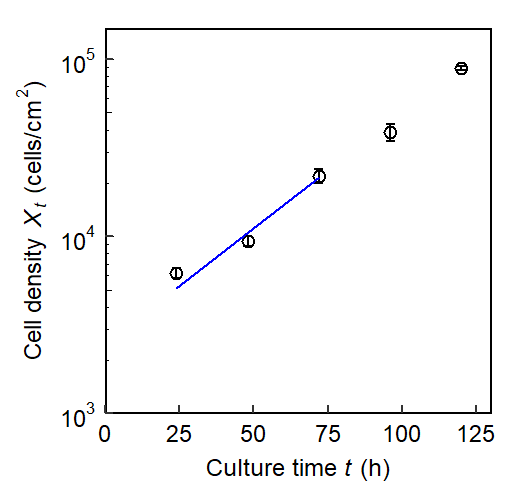

The R source for this figure:
library(ggplot2) # packageVersion("ggplot2") ‘3.4.4’
library(scales)

# 対数グラフの外枠の作成 ####
g <- ggplot() +
  annotation_logticks(sides = "l", size = 0.5) + #対数表示は縦軸，左側のみ軸表示，目盛り線の太さ
  scale_y_log10(limits = c(1e3, 1.5e5), # 軸の範囲
                expand = c(0, 0), # 軸の両端の余白の設定
                breaks = trans_breaks("log10", function(x) 10^x, n = 2), # 主目盛りの数
                labels = trans_format("log10", math_format(10^.x)), # ラベルの表示設定
                oob = oob_keep) + # 範囲外の値の扱い
  scale_x_continuous(limits = c(0, 130), # 軸の範囲
                     expand = c(0, 0), # 軸の両端の余白の設定
                     breaks = seq(0, 125, length = 6), # 主目盛りの数
                     oob = oob_keep) + # 範囲外の値の扱い
  theme(axis.ticks.length = unit(-3, "mm"), # 目盛り線の長さ
        axis.ticks = element_line(linewidth = 1), # 目盛り線の太さ
        axis.text = element_text(size = 24, colour = "black"), # 目盛りの数字
        axis.text.x = element_text(margin = margin(t = 10, unit = "pt")), # x軸と値との間隔
        axis.text.y = element_text(margin = margin(r = 10, unit = "pt")), # y軸と値との間隔
        axis.title.x = element_text(margin = margin(t = 10, r = 0, b = 0, l = 0)), # x軸の名前と軸との間隔
        axis.title.y = element_text(margin = margin(t = 0, r = 10, b = 0, l = 0)), # y軸の名前と軸との間隔
        axis.title = element_text(size = 24), # 軸タイトル文字サイズ
        panel.grid.major = element_blank(), # 主グリッドは入れない
        panel.grid.minor = element_blank(), # 補助グリッドは入れない
        plot.margin = unit(c(1, 1, 0.5, 0.5), "cm"), # グラフ全体の余白 t, r, b, l
        panel.background = element_rect(fill = "white", colour = "black", linewidth = 1.2), # fillは枠内の色、colourは枠線の色、sizeは枠線の太さ
        legend.position = "none") + # 凡例を表示しない
  labs(x = expression(paste("Culture time ", italic("t"), " (h)", sep = "")), # x軸の説明
       y = expression(paste("Cell density ", italic("X"["t"]), " (cells/cm"^2, ")", sep = ""))) # y軸の説明

# データの準備 ####
df <- read.csv("samples\\RD_training.csv")

g <- g +
  geom_point(data = df, aes(x = t, y = mean), # データフレームの指定
             shape = 21, size = 5, stroke = 1.5, # 形と大きさと線の太さ
             colour = "black", fill = "white", alpha = 1) + # 線の色と塗りつぶしの色と透明度
  geom_errorbar(data = df, aes(x = t, y = mean, ymax = mean + sd, ymin = mean - sd), # geom_errorbarでエラーバー追加
                width = 3, # 横棒の長さ
                linewidth = 1) # 線の太さ

# 対数増殖期に合わせて調整（これは24h-72hの場合） ####
df1 <- df[1:3,]

# 指数回帰描画 ####
g <- g +
  geom_smooth(data = df1, aes(x = t, y = mean), method = "nls",
              formula = y ~ a * exp(b * x), se = FALSE,
              method.args = list(start = list(a = 3000, b = 0.02)),
              linewidth = 1, colour = "blue")
  #stat_smooth(data = df1, aes(x = t, y = mean), method = "nls",
  #            formula = "y ~ a * exp(b * x)", se = FALSE,
  #            method.args = list(start = list(a = 3000, b = 0.02)),
  #            linewidth = 1, colour = "blue")

############## Rのバージョンによっては上の指数回帰描画のスクリプトだと ################
############## 対数軸で直線に描画されない場合があるのでそのときは下を使う #############
## 指数回帰
#x <- df1$t
#y <- df1$mean
#expfit <- nls(y ~ a * exp(b * x), start = list(a = 3000, b = 0.02))
## 推定値
#a <- summary(expfit)$coefficients[1, 1]
#b <- summary(expfit)$coefficients[2, 1]
## データの準備
#y_est <- a * exp(b * x)
#df1 <- cbind(df1, y_est)
## 指数回帰描画
#g <- g + geom_line(data = df1, aes(x = t, y = y_est), linewidth = 1, colour = "blue")
#######################################################################################

# グラフの描画 ####
plot(g)

# 画像保存 ####
ggsave("samples\\RD_training.png", plot = g, width = 520, height = 500, units = "px", dpi = 72)
